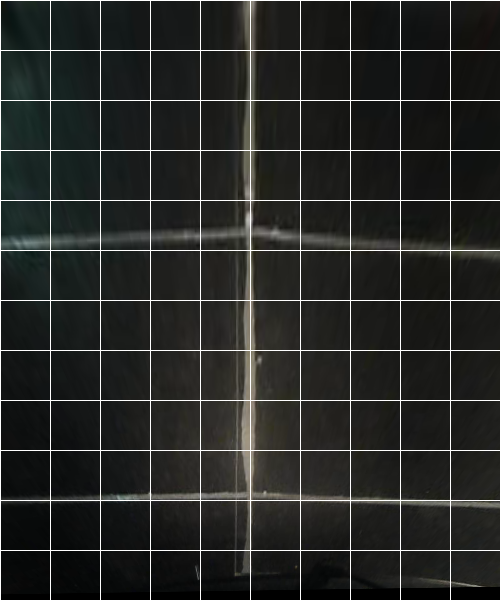
//> input picture parking_ipm4.png, 500 x 600 px
$ ./parking   (built with g++ and OpenCV 4)
//> lines starting //> are read from the running program, lines starting //| are printed output that depends on the picture; after the words box and inside, x2 and y2 are one past the last pixel; in counts of white or black regions, pixels touching at a corner belong together
#include <iostream>
#include "opencv2/core/core.hpp"
#include "opencv2/imgproc/imgproc.hpp"
#include "opencv2/highgui/highgui.hpp"
#include <vector>
#include <cmath>
using namespace cv;
using namespace std;

float find_slope(Vec4i lines)
{
	if (lines[2]-lines[0]!=0)
	{
		return atan((lines[3]-lines[1])/(lines[2]-lines[0]));
	}
	else
	{
		return 1.57;
	}
}
float max(float x, float y)
{
	if(x>=y)
	{
		return x;
	}
	else
	{
		return y;
	}
}
float  make_line(vector<float> x, vector<float> y)
{
	float x_mean=0,y_mean=0, parameters[2];
	for(size_t i=0;i<x.size();++i)
	{
		x_mean=x_mean+x[i];
	}
	x_mean=x_mean/x.size();
	for(size_t i=0;i<y.size();++i)
	{
		y_mean=y_mean+y[i];
	}
	y_mean=y_mean/y.size();
	float slope;
	float diff=0, diff_x_sq;
	for (size_t j=0;j<x.size();++j)
	{
		diff= diff + (x[j]-x_mean)*(y[j]-y_mean);
		diff_x_sq= diff_x_sq+ (x[j]-x_mean)*(x[j]-x_mean);
	}
	slope= diff/diff_x_sq;
	float intercept;
	intercept= y_mean-slope*x_mean;
	//cout<<atan(slope)*180/3.14<<" "<<intercept<<endl;
	return slope;
}

int main()
{
	Mat image= imread("parking_ipm4.png");
//> image is the input picture: 600 rows x 500 cols, CV_8UC3; mean B, G, R 38, 40.1, 38.7
	Mat gray, canny, thresh;
	cvtColor(image, gray, CV_BGR2GRAY);
	inRange(gray, 100, 200, thresh);
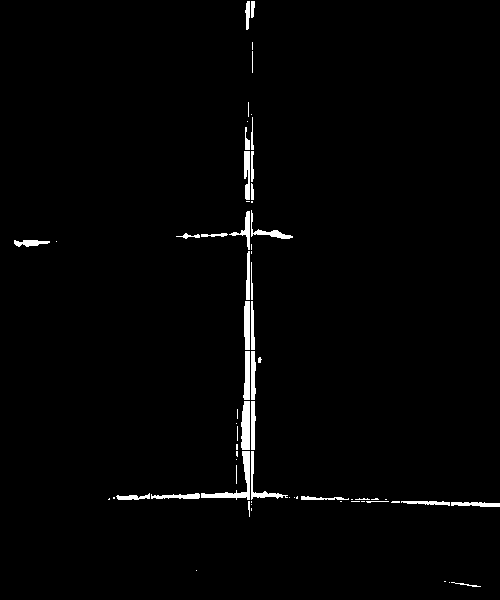
//> thresh: 600 rows x 500 cols, CV_8UC1; 1.7% white; 67 white regions (36 under 20 px), largest, box (x1, y1, x2, y2) and area: (201, 451, 250, 500) 479, (241, 401, 250, 450) 392, (244, 301, 250, 350) 276
	Canny(thresh, canny,100, 300,3);
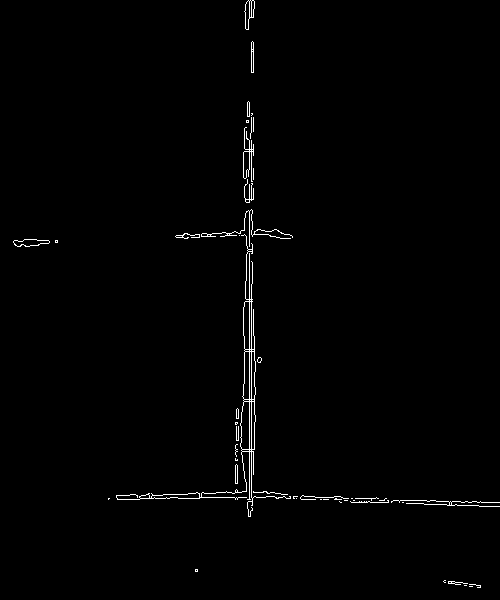
//> canny: 600 rows x 500 cols, CV_8UC1; 0.97% white in thin lines or dots
	vector<Vec4i> lines, temp_lines;
	vector<vector<Vec4i> > final_lines;
	float slope, slope_t;
	int start;
	HoughLinesP(canny,  lines, 1, CV_PI / 180, 7, 10, 10);
//> lines = 96 lines (x1, y1, x2, y2), first 8: [251, 510, 251, 284], [249, 501, 249, 184], [238, 440, 238, 426], [251, 42, 251, 72], [253, 72, 253, 42], [140, 498, 199, 498], [245, 301, 245, 281], [384, 499, 480, 501]
	for (size_t i=0;i< lines.size();i++)
	{
		Vec4i l=lines[i];
		line(image, Point(l[0], l[1]), Point(l[2], l[3]), Scalar(0,255,0), 3);
	}
//> this loop made 96 passes
//> l on passes 1 to 12: [251, 510, 251, 284], [249, 501, 249, 184], [238, 440, 238, 426], [251, 42, 251, 72], [253, 72, 253, 42], [140, 498, 199, 498], [245, 301, 245, 281], [384, 499, 480, 501], [243, 497, 328, 499], [249, 102, 249, 116], [254, 336, 254, 360], [181, 237, 210, 235]
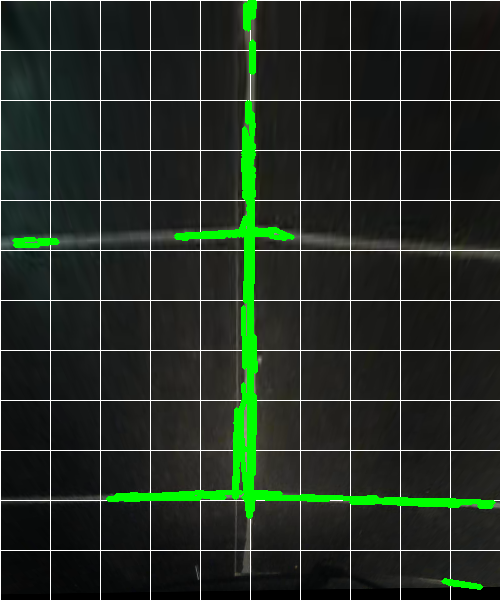
//> image: 600 rows x 500 cols, CV_8UC3; 3.61% of pixels changed, all inside (x1, y1, x2, y2) = (12, 0, 496, 590)
	while(lines.size()>0)
	{
		start=0;
		Vec4i l= lines[start];
		if (l[2]-l[0]!=0)
		{
			slope=atan((l[3]-l[1])/(l[2]-l[0]));
		}
		else
		{
			slope= 1.57;
		}
		for (size_t j=0;j<lines.size();j++)
		{
			Vec4i ll=lines[j];
			if (ll[2]-ll[0]!=0)
			{
				slope_t=atan((ll[3]-ll[1])/(ll[2]-ll[0]));
			}
			else
			{
				slope_t= 1.57;
			}
			if (abs(slope-slope_t)<=0.087)
			{
				temp_lines.push_back(lines[j]);
				lines.erase(lines.begin()+j);
				j=-1;
			}
		}
		final_lines.push_back(temp_lines);
		temp_lines.clear();
	}
//> this loop made 10 passes
//> (l, slope, slope_t) on passes 2 to 10: ([140, 498, 199, 498], 0, -1.41), ([253, 474, 254, 395], -1.56, -1.41), ([246, 184, 253, 123], -1.45, 1.25), ([244, 129, 253, 155], 1.11, 1.25), ([240, 437, 248, 516], 1.46, 1.25), ([238, 418, 245, 399], -1.11, 1.25), ([243, 152, 253, 171], 0.785, 1.25), ([239, 235, 245, 217], -1.25, 1.25), ([244, 187, 248, 202], 1.25, 1.25)
//> (l, slope_t) on pass 1: ([251, 510, 251, 284], -1.41)
//> after the loop, slope_t = 1.25
		vector< Vec4i> mid_lines;
		vector<vector<Vec4i> > mid_lines_final;

for (int i=0;i<final_lines.size();++i)
{
	if (final_lines[i].size()<=5)
		{
			final_lines.erase(final_lines.begin()+i);
		}
}
cout<<"final_lines"<<final_lines.size()<<endl;
int it=0,jt;
while(final_lines.size()>0)
{
		jt=0;
		while(final_lines[it].size()>0)
		{
			Vec4i l= final_lines[it][jt];
			slope= find_slope(l);
			final_lines[it].erase(final_lines[it].begin()+jt);
			for (size_t j=0;j<final_lines[it].size();j++)
			{
				Vec4i ll= final_lines[it][j];
				Vec4i temp;
				temp[0]=(l[0]+l[2])/2;
				temp[1]=(l[1]+l[3])/2;
				temp[2]=(ll[0]+ll[2])/2;
				temp[3]=(ll[1]+ll[3])/2;
				slope_t= find_slope(temp);
				float c1= l[3]-slope*l[2];
				float c2= ll[3]-slope_t*ll[2];
				if ((abs(temp[3]-temp[1])<=10)|| abs(temp[2]-temp[0])<=10 || abs(c1-c2)/sqrt(1+slope*slope)<=10)
				{
					mid_lines.push_back(ll);
					final_lines[it].erase(final_lines[it].begin()+j);
					j=-1;
				}
			}
			if(mid_lines.size()>0)
			{
				mid_lines_final.push_back(mid_lines);
				mid_lines.clear();
			}
		}
		final_lines.erase(final_lines.begin()+it);
	}
//> this loop made 7 passes
//> (slope, slope_t) on passes 1 to 7: (1.57, -1.46), (0, -1.55), (-1.55, 1.54), (-1.45, 1.43), (1.46, 1.49), (0.785, 1.49), (1.25, 1.49)
//> after the loop, slope = 1.25; slope_t = 1.49; mid_lines_final = 10 items
	cout<<"size"<<mid_lines_final.size()<<endl;
//| size10
for (size_t i=0;i<mid_lines_final.size();++i)
{
	if(mid_lines_final[i].size()<=4)
	{
		mid_lines_final.erase(mid_lines_final.begin()+i);
		i=-1;
	}
}
//> this loop made 26 passes
//> after the loop, mid_lines_final = 5 items
cout<<"size"<<mid_lines_final.size()<<endl;
//| size5
//for (size_t i=0;i<mid_lines_final.size();++i)
//{
	for (size_t j=0;j<mid_lines_final[3].size();++j)
	{
		Vec4i l=mid_lines_final[3][j];
		//cout<<find_slope(mid_lines_final[i][j])<<endl;
			line(image, Point(l[0], l[1]), Point(l[2], l[3]), Scalar(0,0,255), 3);
	}
//> this loop made 6 passes
//> l on passes 1 to 6: [248, 29, 249, 1], [253, 17, 254, 1], [244, 197, 246, 170], [248, 151, 249, 140], [251, 132, 252, 113], [252, 510, 253, 491]
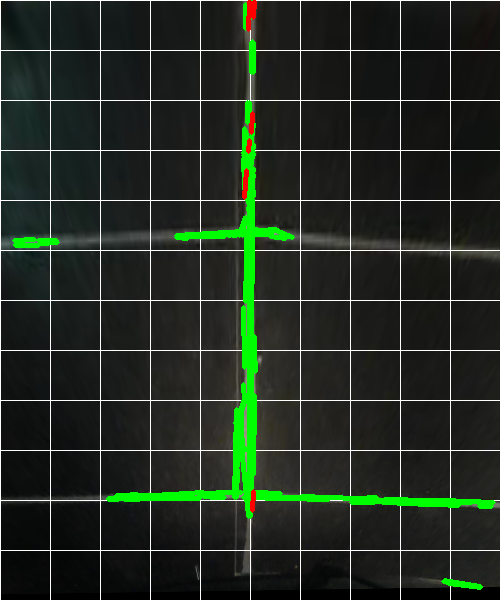
//> image: 600 rows x 500 cols, CV_8UC3; 0.22% of pixels changed, all inside (x1, y1, x2, y2) = (242, 0, 257, 513)
	for (size_t j=0;j<mid_lines_final[4].size();++j)
	{
		Vec4i l=mid_lines_final[4][j];
		//cout<<find_slope(mid_lines_final[i][j])<<endl;
			line(image, Point(l[0], l[1]), Point(l[2], l[3]), Scalar(0,0,0), 3);
		}
//> this loop made 5 passes
//> l on passes 1 to 5: [251, 164, 253, 144], [242, 235, 244, 223], [248, 210, 253, 174], [247, 183, 252, 149], [251, 181, 253, 168]
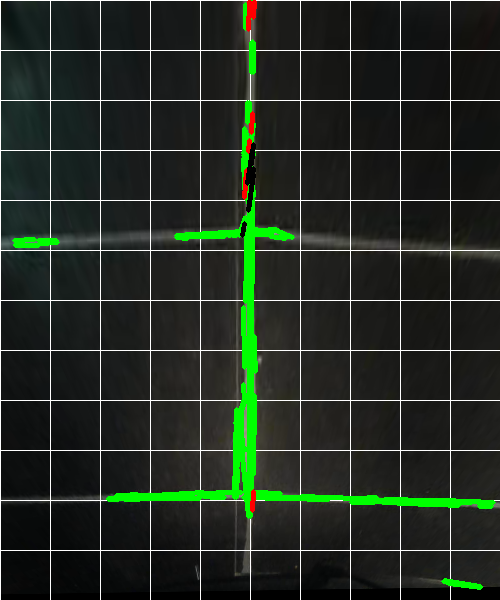
//> image: 600 rows x 500 cols, CV_8UC3; 0.17% of pixels changed, all inside (x1, y1, x2, y2) = (240, 142, 256, 238)
//	}
	vector<float> x,y;
	vector<float> params, intercepts;
	float x_mean, y_mean,slopes;
	for (size_t i=0;i<mid_lines_final.size();++i)
	{
		for(size_t j=0;j<mid_lines_final[i].size();++j)
		{
			x.push_back(mid_lines_final[i][j][0]);
			x.push_back(mid_lines_final[i][j][2]);
			y.push_back(mid_lines_final[i][j][1]);
			y.push_back(mid_lines_final[i][j][3]);
		}
		x_mean=0, y_mean=0;
		for(size_t i=0;i<x.size();++i)
	{
		x_mean=x_mean+x[i];
	}
	x_mean=x_mean/x.size();
	for(size_t i=0;i<y.size();++i)
	{
		y_mean=y_mean+y[i];
	}
	y_mean=y_mean/y.size();
	slopes=make_line(x,y);
	intercepts.push_back(y_mean-x_mean*slopes);
		params.push_back(slopes);
		x.clear();
		y.clear();
	}
//> this loop made 5 passes
//> (x_mean in make_line, y_mean in make_line, intercept in make_line) on passes 1 to 5: (248.1, 226, 2047.2), (292.3, 498, 491.3), (186.3, 258.2, 188.4), (249.9, 162.7, -1518.3), (249.4, 183.1, 1912.4)
//> after the loop, x_mean = 249.4; y_mean = 183.1
	float slope_1, slope_2,distance,s;
	for (size_t j=0;j<params.size();++j)
	{
		slope_1= abs(atan(params[j]));
		for(size_t k=j+1;k<params.size();++k)
		{
			slope_2=abs(atan(params[k]));
			if(abs(slope_1-slope_2)<=0.35)
			{
				cout<<"j" <<j<<" "<<"k"<<" "<<k<<" "<<"slope"<<slope_1*180/3.14<<" "<<slope_2*180/3.14<<" "<<abs(intercepts[j]-intercepts[k])<<endl;
				s=max(params[j],params[k]);
				distance=abs(intercepts[j]-intercepts[k])/sqrt(1+s*s);

			cout<<"distance"<<" "<<distance<<endl;
			}
		}
	}
	imshow("image", image);
	imshow("gray", gray);
	imshow("thresh", thresh);
	imshow("canny", canny);
	waitKey(0);
}
